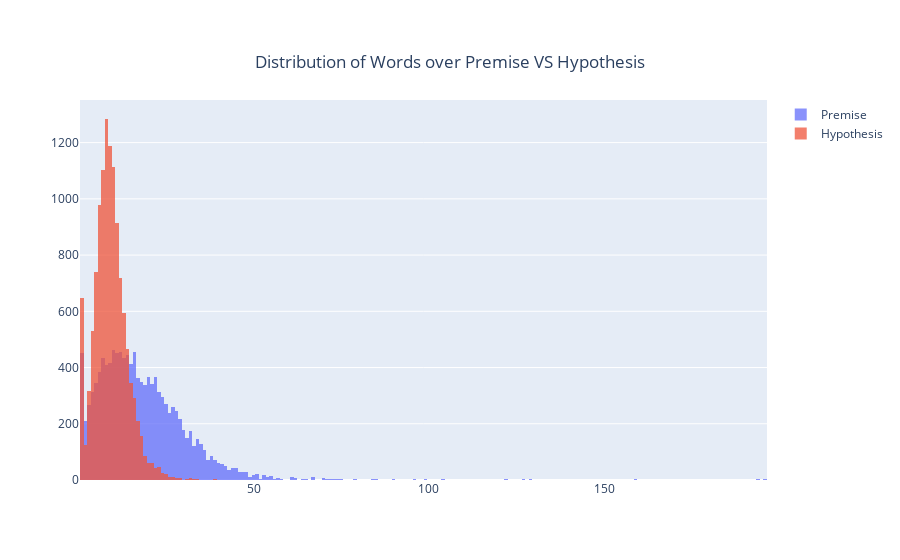

The notebook cell this image was saved under:
### Markdown cell above
Similar to the previous graph, this one shows us that while although the punctuation stays relatively consistent, the outlier cases for Neutral Premises don't go as high as the other two, and thus we should watch out for the model learning this irrelavent behavior.

### Code cell
fig = go.Figure()
fig.add_trace(go.Histogram(name='Premise', x=Meta_features['premise_num_words'], xbins=dict(size=1)))
fig.add_trace(go.Histogram(name='Hypothesis', x=Meta_features['hypothesis_num_words'], xbins=dict(size=1)))

# Overlay both histograms
fig.update_layout(barmode='overlay',title={
                    'text': "Distribution of Words over Premise VS Hypothesis",
                    'y':0.9,
                    'x':0.5,
                    'xanchor': 'center',
                    'yanchor': 'top'})
# Reduce opacity to see both histograms
fig.update_traces(opacity=0.75)
fig.show()

### Figure 1 — Plotly figure (JSON) as saved in the notebook; plotly's stock layout.template omitted (floating-point values rounded to 4 significant figures; data arrays with more than 128 entries replaced by an {"elided": "..."} marker saying what was removed)
{"data": [{"name": "Premise", "opacity": 0.75, "type": "histogram", "x": {"elided": "12120 int values"}, "xbins": {"size": 1}}, {"name": "Hypothesis", "opacity": 0.75, "type": "histogram", "x": {"elided": "12120 int values"}, "xbins": {"size": 1}}], "layout": {"barmode": "overlay", "title": {"text": "Distribution of Words over Premise VS Hypothesis", "x": 0.5, "xanchor": "center", "y": 0.9, "yanchor": "top"}}}
